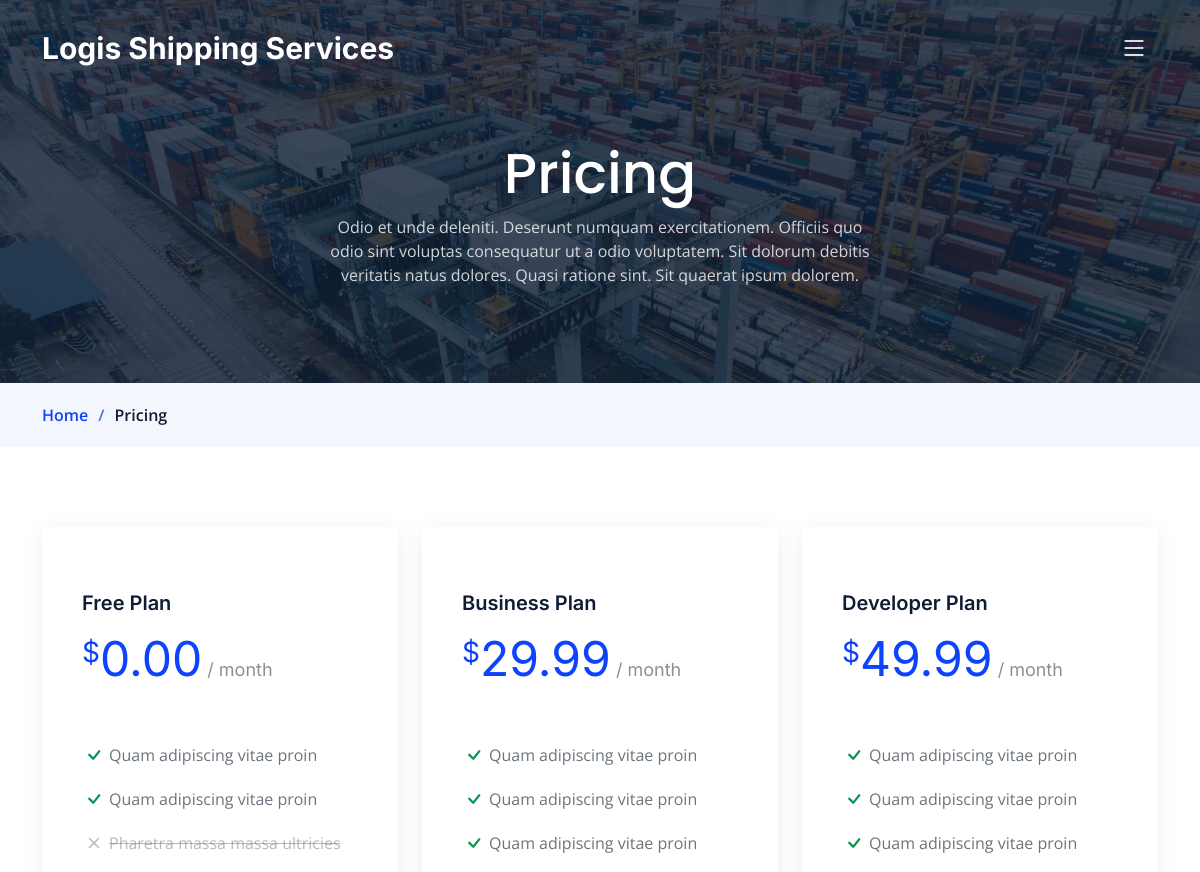
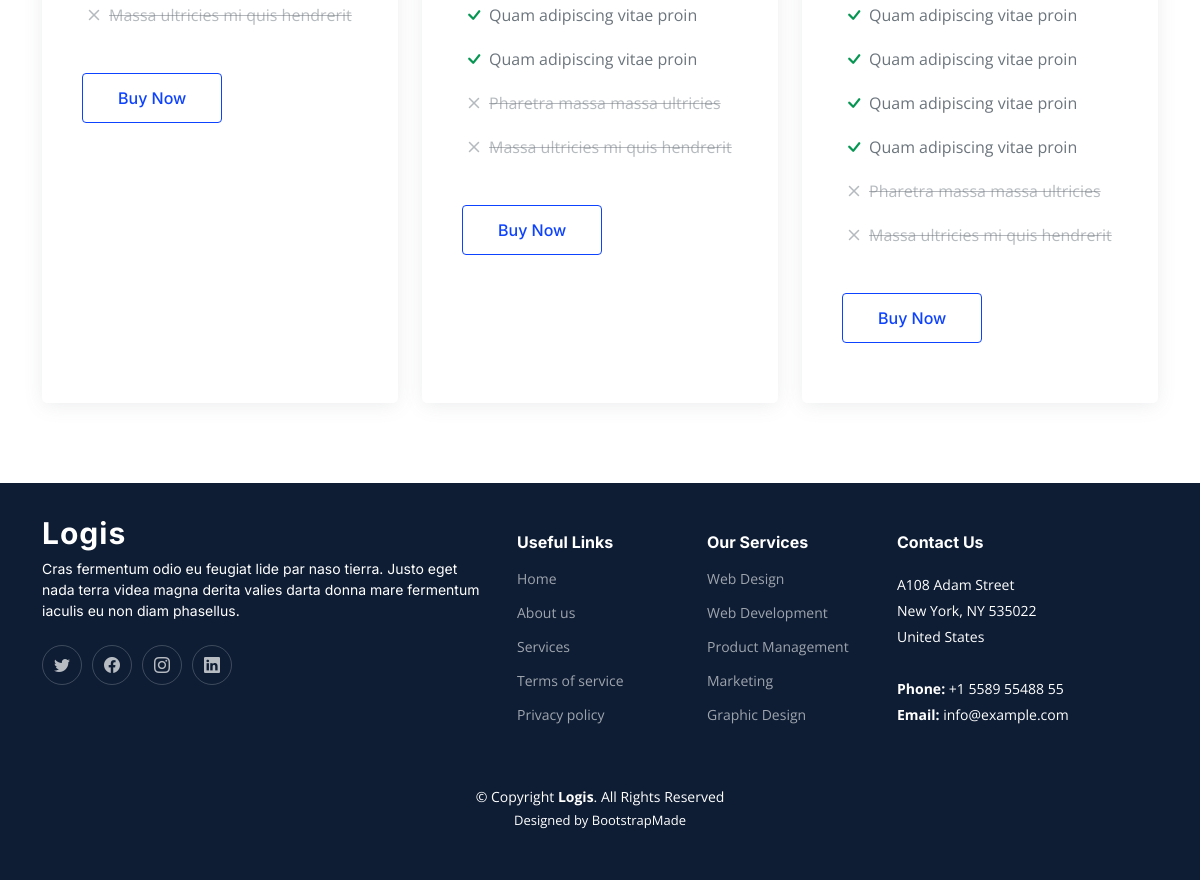
The page /pricing/ on the database its author committed (2 pictures, top to bottom).
### service/models.py (models this page shows, shortened)
class Pricing(models.Model):
    plane_name=models.CharField(max_length = 200)
    price=models.DecimalField( max_digits=6, decimal_places=2)
    def __str__(self):
        return str(self.plane_name)

class Offer(models.Model):
    plane_name=models.ForeignKey(Pricing, related_name='Pricing_Offer', on_delete=models.CASCADE)
    offers=models.CharField(max_length = 200)

### service/views.py (the view)
# urls.py: path('pricing/', PricingList.as_view(), name='pricing_list'),
class PricingList(ListView):
    model = Pricing
    extra_context = {
        'services': Service.objects.all(),
        'teams': OurTeam.objects.all(),
    }

### service/templates/service/pricing_list.html
{%extends 'base.html'%}
{% block body%}
<main id="main">
  <div class="breadcrumbs">
    <div class="page-header d-flex align-items-center" style="background-image: url('assets/img/page-header.jpg');">
      <div class="container position-relative">
        <div class="row d-flex justify-content-center">
          <div class="col-lg-6 text-center">
            <h2>Pricing</h2>
            <p>Odio et unde deleniti. Deserunt numquam exercitationem. Officiis quo odio sint voluptas consequatur ut a
              odio voluptatem. Sit dolorum debitis veritatis natus dolores. Quasi ratione sint. Sit quaerat ipsum
              dolorem.</p>
          </div>
        </div>
      </div>
    </div>
    <nav>
      <div class="container">
        <ol>
          <li><a href="index.html">Home</a></li>
          <li>Pricing</li>
        </ol>
      </div>
    </nav>
  </div>
  <section id="pricing" class="pricing">
    <div class="container" data-aos="fade-up">
      <div class="row gy-4">
        {% for item in object_list %}
        <div class="col-lg-4" data-aos="fade-up" data-aos-delay="100">
          <div class="pricing-item">
            <h3>{{item}}</h3>
            <h4><sup>$</sup>{{item.price}}<span> / month</span></h4>
            <ul>
              {%for offer in item.Pricing_Offer.all%}
              <li><i class="bi bi-check"></i> {{offer.offers}}</li>
              {%endfor%}
              <li class="na"><i class="bi bi-x"></i> <span>Pharetra massa massa ultricies</span></li>
              <li class="na"><i class="bi bi-x"></i> <span>Massa ultricies mi quis hendrerit</span></li>
            </ul>
            <a href="#" class="buy-btn">Buy Now</a>
          </div>
        </div>
        {%endfor%}
      </div>
    </div>
  </section>
</main>
{%endblock%}

### static/assets/css/main.css (style rules this page uses)
:root { --font-default: "Open Sans", system-ui, -apple-system, "Segoe UI", Roboto, "Helvetica Neue", Arial, "Noto Sans", "Liberation Sans", sans-serif, "Apple Color Emoji", "Segoe UI Emoji", "Segoe UI Symbol", "Noto Color Emoji"; --font-primary: "Inter", sans-serif; --font-secondary: "Poppins", sans-serif; }
:root { --color-default: #0a0d13; --color-primary: #0d42ff; --color-secondary: #0e1d34; }
:root { scroll-behavior: smooth; }
body { font-family: var(--font-default); color: var(--color-default); }
a { color: var(--color-primary); text-decoration: none; }
h1, h2, h3, h4, h5, h6 { font-family: var(--font-primary); }
section { padding: 80px 0; overflow: hidden; }
.breadcrumbs .page-header { padding: 140px 0 80px 0; position: relative; background-size: cover; background-position: center; background-repeat: no-repeat; }
.breadcrumbs .page-header:before { content: ""; background-color: rgba(14, 29, 52, 0.8); position: absolute; inset: 0; }
.breadcrumbs .page-header h2 { font-size: 56px; font-weight: 500; color: #fff; font-family: var(--font-secondary); }
.breadcrumbs .page-header p { color: rgba(255, 255, 255, 0.8); }
.breadcrumbs nav { background-color: #f3f6fc; padding: 20px 0; }
.breadcrumbs nav ol { display: flex; flex-wrap: wrap; list-style: none; margin: 0; padding: 0; font-size: 16px; font-weight: 600; color: var(--color-secondary); }
.breadcrumbs nav ol a { color: var(--color-primary); transition: 0.3s; }
.breadcrumbs nav ol li+li { padding-left: 10px; }
.breadcrumbs nav ol li+li::before { display: inline-block; padding-right: 10px; color: #4278cc; content: "/"; }
.pricing .pricing-item { padding: 60px 40px; box-shadow: 0 3px 20px -2px rgba(108, 117, 125, 0.15); background: #fff; height: 100%; border-top: 4px solid #fff; border-radius: 5px; }
.pricing h3 { font-weight: 600; margin-bottom: 15px; font-size: 20px; color: var(--color-secondary); }
.pricing h4 { font-size: 48px; color: var(--color-primary); font-weight: 400; font-family: var(--font-primary); margin-bottom: 25px; }
.pricing h4 sup { font-size: 28px; }
.pricing h4 span { color: rgba(108, 117, 125, 0.8); font-size: 18px; }
.pricing ul { padding: 20px 0; list-style: none; color: #6c757d; text-align: left; line-height: 20px; }
.pricing ul li { padding: 10px 0; display: flex; align-items: center; }
.pricing ul i { color: #059652; font-size: 24px; padding-right: 3px; }
.pricing ul .na { color: rgba(108, 117, 125, 0.5); }
.pricing ul .na i { color: rgba(108, 117, 125, 0.5); }
.pricing ul .na span { text-decoration: line-through; }
.pricing .buy-btn { display: inline-block; padding: 12px 35px; border-radius: 4px; color: var(--color-primary); transition: none; font-size: 16px; font-weight: 500; font-family: var(--font-primary); transition: 0.3s; border: 1px solid var(--color-primary); }

### rows shown on the page
Pricing: plane_name "Free Plan", price "0.00"
Offer: offers "Quam adipiscing vitae proin"
Offer: offers "Quam adipiscing vitae proin"
Pricing: plane_name "Business Plan", price "29.99"
Offer: offers "Quam adipiscing vitae proin"
Offer: offers "Quam adipiscing vitae proin"
Offer: offers "Quam adipiscing vitae proin"
Offer: offers "Quam adipiscing vitae proin"
Offer: offers "Quam adipiscing vitae proin"
Pricing: plane_name "Developer Plan", price "49.99"
Offer: offers "Quam adipiscing vitae proin"
Offer: offers "Quam adipiscing vitae proin"
Offer: offers "Quam adipiscing vitae proin"
Offer: offers "Quam adipiscing vitae proin"
Offer: offers "Quam adipiscing vitae proin"
Offer: offers "Quam adipiscing vitae proin"
Offer: offers "Quam adipiscing vitae proin"
